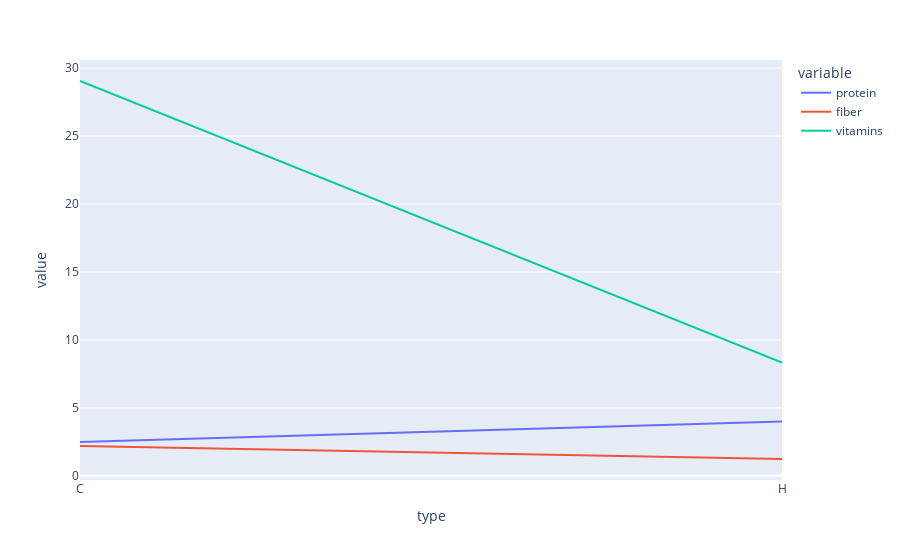

The notebook cell this image was saved under:
### Markdown cell above
Now make the line plot using the mean of `healthy_groups`.

### Code cell
px.line(healthy_groups.mean())

#<xml xmlns="https://developers.google.com/blockly/xml"><variables><variable id="+yh,Zg{hON]zy6D~.rH#">px</variable><variable id="J(rC(w)3K0*@W+B.|)$m">healthy_groups</variable></variables><block type="varDoMethod" id="7PkTI5@+A6#C}J7CTmyF" x="0" y="0"><mutation items="1"></mutation><field name="VAR" id="+yh,Zg{hON]zy6D~.rH#">px</field><field name="MEMBER">line</field><data>px:line</data><value name="ADD0"><block type="varDoMethod" id="wn|1S@]V?-9-HAlO^4m3"><mutation items="1"></mutation><field name="VAR" id="J(rC(w)3K0*@W+B.|)$m">healthy_groups</field><field name="MEMBER">mean</field><data>healthy_groups:mean</data></block></value></block></xml>

### Figure 1 — Plotly figure (JSON) as saved in the notebook; plotly's stock layout.template omitted (floating-point values rounded to 4 significant figures)
{"data": [{"hovertemplate": "variable=protein<br>type=%{x}<br>value=%{y}<extra></extra>", "legendgroup": "protein", "line": {"color": "#636efa", "dash": "solid"}, "marker": {"symbol": "circle"}, "mode": "lines", "name": "protein", "orientation": "v", "showlegend": true, "type": "scatter", "x": ["C", "H"], "xaxis": "x", "y": [2.486, 4.0], "yaxis": "y"}, {"hovertemplate": "variable=fiber<br>type=%{x}<br>value=%{y}<extra></extra>", "legendgroup": "fiber", "line": {"color": "#EF553B", "dash": "solid"}, "marker": {"symbol": "circle"}, "mode": "lines", "name": "fiber", "orientation": "v", "showlegend": true, "type": "scatter", "x": ["C", "H"], "xaxis": "x", "y": [2.189, 1.233], "yaxis": "y"}, {"hovertemplate": "variable=vitamins<br>type=%{x}<br>value=%{y}<extra></extra>", "legendgroup": "vitamins", "line": {"color": "#00cc96", "dash": "solid"}, "marker": {"symbol": "circle"}, "mode": "lines", "name": "vitamins", "orientation": "v", "showlegend": true, "type": "scatter", "x": ["C", "H"], "xaxis": "x", "y": [29.05, 8.333], "yaxis": "y"}], "layout": {"legend": {"title": {"text": "variable"}, "tracegroupgap": 0}, "margin": {"t": 60}, "xaxis": {"anchor": "y", "domain": [0, 1], "title": {"text": "type"}}, "yaxis": {"anchor": "x", "domain": [0, 1], "title": {"text": "value"}}}}
